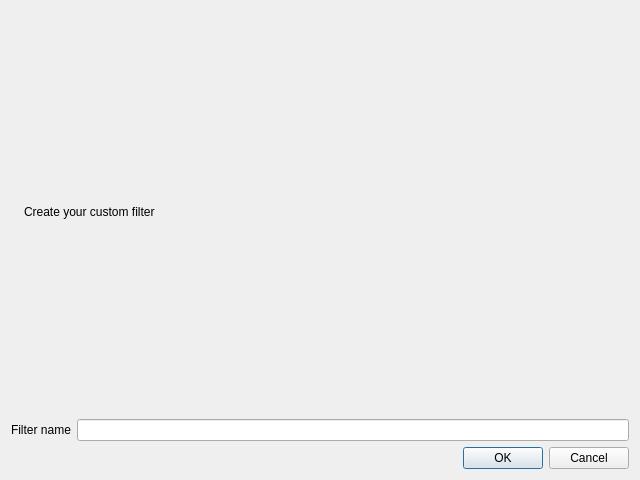
<?xml version="1.0" encoding="UTF-8"?>
<ui version="4.0">
 <class>filterAdd</class>
 <widget class="QDialog" name="filterAdd">
  <property name="geometry">
   <rect>
    <x>0</x>
    <y>0</y>
    <width>640</width>
    <height>480</height>
   </rect>
  </property>
  <property name="windowTitle">
   <string>Add custom filter queries</string>
  </property>
  <layout class="QVBoxLayout" name="verticalLayout" stretch="0,0,100,0">
   <item>
    <layout class="QHBoxLayout" name="horizontalLayout" stretch="0,50">
     <item>
      <widget class="QLabel" name="filterIcon">
       <property name="maximumSize">
        <size>
         <width>32</width>
         <height>32</height>
        </size>
       </property>
       <property name="baseSize">
        <size>
         <width>32</width>
         <height>32</height>
        </size>
       </property>
       <property name="text">
        <string/>
       </property>
       <property name="pixmap">
        <pixmap resource="gui.qrc">:/filter</pixmap>
       </property>
       <property name="scaledContents">
        <bool>true</bool>
       </property>
      </widget>
     </item>
     <item>
      <widget class="QLabel" name="headerLabel">
       <property name="text">
        <string>Create your custom filter</string>
       </property>
      </widget>
     </item>
    </layout>
   </item>
   <item>
    <layout class="QHBoxLayout" name="horizontalLayout_2">
     <item>
      <widget class="QLabel" name="filterLabel">
       <property name="text">
        <string>Filter name</string>
       </property>
      </widget>
     </item>
     <item>
      <widget class="QLineEdit" name="filterName"/>
     </item>
    </layout>
   </item>
   <item>
    <layout class="QVBoxLayout" name="requestLayout"/>
   </item>
   <item>
    <widget class="QDialogButtonBox" name="buttonBox">
     <property name="orientation">
      <enum>Qt::Horizontal</enum>
     </property>
     <property name="standardButtons">
      <set>QDialogButtonBox::Cancel|QDialogButtonBox::Ok</set>
     </property>
    </widget>
   </item>
  </layout>
 </widget>
 <resources>
  <include location="gui.qrc"/>
  <include location="../../../gui.qrc"/>
 </resources>
 <connections>
  <connection>
   <sender>buttonBox</sender>
   <signal>accepted()</signal>
   <receiver>filterAdd</receiver>
   <slot>accept()</slot>
   <hints>
    <hint type="sourcelabel">
     <x>248</x>
     <y>254</y>
    </hint>
    <hint type="destinationlabel">
     <x>157</x>
     <y>274</y>
    </hint>
   </hints>
  </connection>
  <connection>
   <sender>buttonBox</sender>
   <signal>rejected()</signal>
   <receiver>filterAdd</receiver>
   <slot>reject()</slot>
   <hints>
    <hint type="sourcelabel">
     <x>316</x>
     <y>260</y>
    </hint>
    <hint type="destinationlabel">
     <x>286</x>
     <y>274</y>
    </hint>
   </hints>
  </connection>
 </connections>
</ui>
